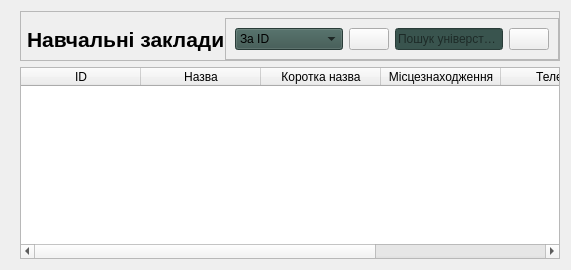
                  <widget class="QWidget" name="main_body_inst_stackedWidgetPage1">
                   <layout class="QVBoxLayout" name="verticalLayout_4">
                    <property name="leftMargin">
                     <number>20</number>
                    </property>
                    <item>
                     <widget class="QFrame" name="header_inst_frame">
                      <property name="frameShape">
                       <enum>QFrame::StyledPanel</enum>
                      </property>
                      <property name="frameShadow">
                       <enum>QFrame::Raised</enum>
                      </property>
                      <layout class="QHBoxLayout" name="horizontalLayout_14">
                       <property name="spacing">
                        <number>0</number>
                       </property>
                       <property name="leftMargin">
                        <number>6</number>
                       </property>
                       <property name="topMargin">
                        <number>6</number>
                       </property>
                       <property name="rightMargin">
                        <number>0</number>
                       </property>
                       <property name="bottomMargin">
                        <number>0</number>
                       </property>
                       <item>
                        <widget class="QLabel" name="label_5">
                         <property name="font">
                          <font>
                           <pointsize>16</pointsize>
                           <weight>75</weight>
                           <bold>true</bold>
                          </font>
                         </property>
                         <property name="text">
                          <string>Навчальні заклади</string>
                         </property>
                        </widget>
                       </item>
                       <item alignment="Qt::AlignRight">
                        <widget class="QFrame" name="search_frame">
                         <property name="frameShape">
                          <enum>QFrame::StyledPanel</enum>
                         </property>
                         <property name="frameShadow">
                          <enum>QFrame::Raised</enum>
                         </property>
                         <layout class="QHBoxLayout" name="horizontalLayout_13">
                          <item>
                           <widget class="QComboBox" name="univ_sort_comboBox">
                            <property name="minimumSize">
                             <size>
                              <width>100</width>
                              <height>0</height>
                             </size>
                            </property>
                            <property name="styleSheet">
                             <string notr="true">background-color: rgb(57, 84, 78);</string>
                            </property>
                            <item>
                             <property name="text">
                              <string>За ID</string>
                             </property>
                            </item>
                            <item>
                             <property name="text">
                              <string>За алфавітом</string>
                             </property>
                            </item>
                            <item>
                             <property name="text">
                              <string>За містом</string>
                             </property>
                            </item>
                           </widget>
                          </item>
                          <item>
                           <widget class="QPushButton" name="univ_sort_button">
                            <property name="cursor">
                             <cursorShape>PointingHandCursor</cursorShape>
                            </property>
                            <property name="text">
                             <string/>
                            </property>
                            <property name="icon">
                             <iconset resource="icons.qrc">
                              <normaloff>:/icons/icons/sort_24dp_000000_FILL0_wght400_GRAD0_opsz24.png</normaloff>:/icons/icons/sort_24dp_000000_FILL0_wght400_GRAD0_opsz24.png</iconset>
                            </property>
                            <property name="iconSize">
                             <size>
                              <width>24</width>
                              <height>24</height>
                             </size>
                            </property>
                           </widget>
                          </item>
                          <item>
                           <widget class="QLineEdit" name="search_lineEdit">
                            <property name="styleSheet">
                             <string notr="true">background-color: rgb(57, 84, 78);</string>
                            </property>
                            <property name="placeholderText">
                             <string>Пошук універстету</string>
                            </property>
                           </widget>
                          </item>
                          <item>
                           <widget class="QPushButton" name="search_button">
                            <property name="cursor">
                             <cursorShape>PointingHandCursor</cursorShape>
                            </property>
                            <property name="text">
                             <string/>
                            </property>
                            <property name="icon">
                             <iconset resource="icons.qrc">
                              <normaloff>:/icons/icons/search_24dp_000000.png</normaloff>:/icons/icons/search_24dp_000000.png</iconset>
                            </property>
                            <property name="iconSize">
                             <size>
                              <width>32</width>
                              <height>32</height>
                             </size>
                            </property>
                           </widget>
                          </item>
                         </layout>
                        </widget>
                       </item>
                      </layout>
                     </widget>
                    </item>
                    <item>
                     <widget class="QTableWidget" name="tableWidget">
                      <property name="cursor" stdset="0">
                       <cursorShape>PointingHandCursor</cursorShape>
                      </property>
                      <property name="styleSheet">
                       <string notr="true"/>
                      </property>
                      <attribute name="horizontalHeaderCascadingSectionResizes">
                       <bool>true</bool>
                      </attribute>
                      <attribute name="horizontalHeaderDefaultSectionSize">
                       <number>120</number>
                      </attribute>
                      <attribute name="horizontalHeaderShowSortIndicator" stdset="0">
                       <bool>false</bool>
                      </attribute>
                      <attribute name="verticalHeaderCascadingSectionResizes">
                       <bool>true</bool>
                      </attribute>
                      <column>
                       <property name="text">
                        <string>ID</string>
                       </property>
                       <property name="background">
                        <color>
                         <red>96</red>
                         <green>145</green>
                         <blue>122</blue>
                        </color>
                       </property>
                      </column>
                      <column>
                       <property name="text">
                        <string>Назва</string>
                       </property>
                       <property name="background">
                        <color>
                         <red>96</red>
                         <green>145</green>
                         <blue>122</blue>
                        </color>
                       </property>
                      </column>
                      <column>
                       <property name="text">
                        <string>Коротка назва</string>
                       </property>
                       <property name="background">
                        <color>
                         <red>96</red>
                         <green>145</green>
                         <blue>122</blue>
                        </color>
                       </property>
                      </column>
                      <column>
                       <property name="text">
                        <string>Місцезнаходження</string>
                       </property>
                       <property name="background">
                        <color>
                         <red>96</red>
                         <green>145</green>
                         <blue>122</blue>
                        </color>
                       </property>
                      </column>
                      <column>
                       <property name="text">
                        <string>Телефон</string>
                       </property>
                       <property name="background">
                        <color>
                         <red>96</red>
                         <green>145</green>
                         <blue>122</blue>
                        </color>
                       </property>
                      </column>
                      <column>
                       <property name="text">
                        <string>Деталі</string>
                       </property>
                      </column>
                     </widget>
                    </item>
                   </layout>
                  </widget>
